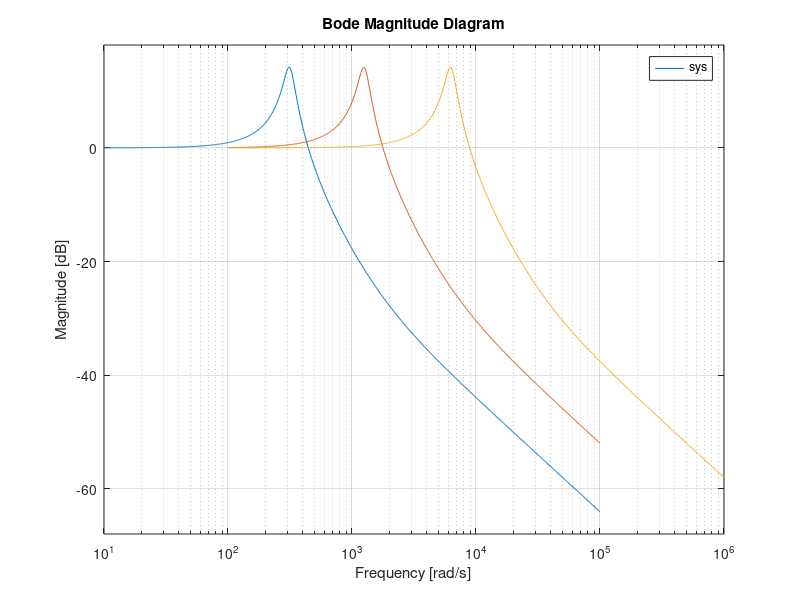

Source code (MATLAB):
close all
clear all
clc
del =0.1
fn =[50, 200, 1000 ]
wn =2*pi*fn;
% wn =[100*pi, 1000*pi,2000*pi, 20000*pi]
i =1;
siz = size(wn);
while( i<=siz(1,2))
    sys = tf([(2*del*wn(i)), wn(i)^2],[1,(2*del*wn(i)), wn(i)^2]);
    bodemag(sys);
    hold on
    grid on
    i =i+1;
end
    
    
    
    
